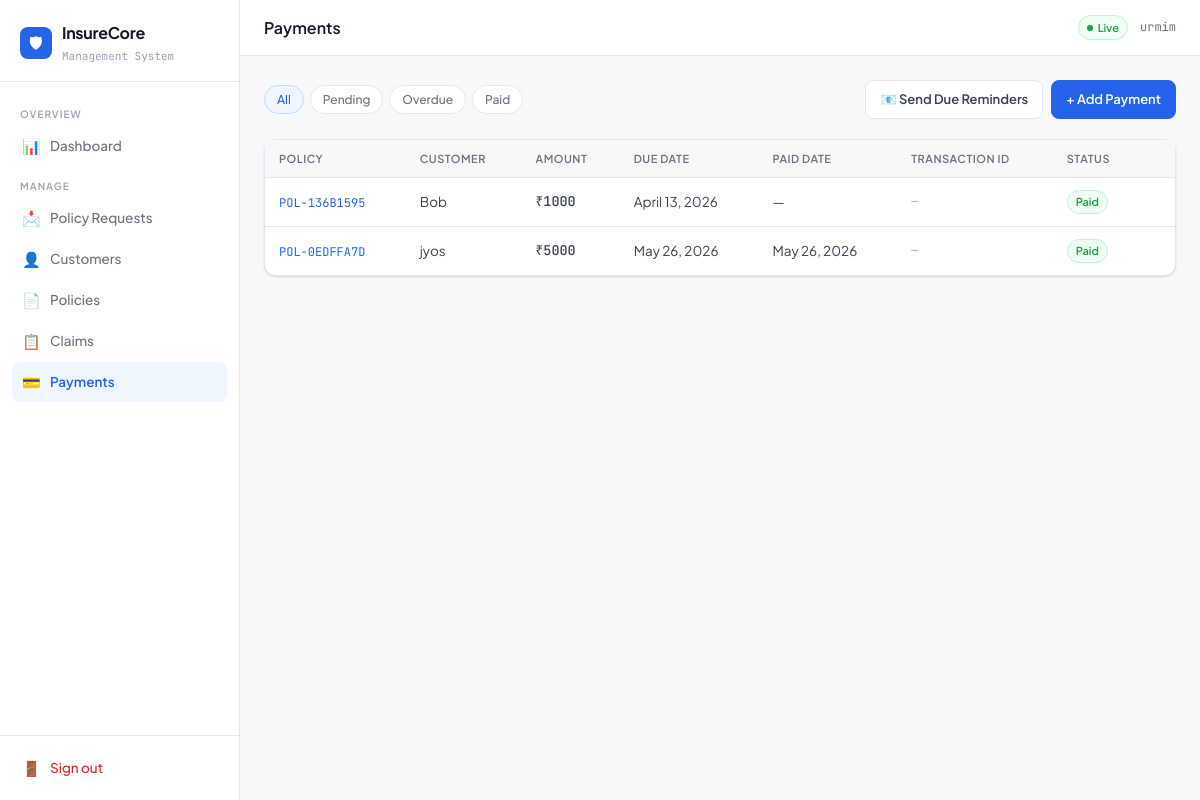
/payments/ (signed in), run on the app's committed database.
### insurance/models.py (models this page shows, shortened)
class Payment(models.Model):
    STATUS_CHOICES = [
        ('pending', 'Pending'),
        ('paid', 'Paid'),
        ('overdue', 'Overdue'),
        ('waived', 'Waived'),
    ]
    policy = models.ForeignKey(Policy, on_delete=models.CASCADE, related_name='payments')
    amount = models.DecimalField(max_digits=10, decimal_places=2)
    due_date = models.DateField()
    paid_date = models.DateField(null=True, blank=True)
    status = models.CharField(max_length=20, choices=STATUS_CHOICES, default='pending')
    transaction_id = models.CharField(max_length=100, blank=True)
    created_at = models.DateTimeField(auto_now_add=True)
    class Meta:
        ordering = ['due_date']

class Policy(models.Model):
    POLICY_TYPES = [
        ('life', 'Life Insurance'),
        ('health', 'Health Insurance'),
        ('vehicle', 'Vehicle Insurance'),
        ('home', 'Home Insurance'),
        ('travel', 'Travel Insurance'),
    ]
    STATUS_CHOICES = [
        ('active', 'Active'),
        ('expired', 'Expired'),
        ('cancelled', 'Cancelled'),
        ('pending', 'Pending'),
    ]
    customer = models.ForeignKey(Customer, on_delete=models.CASCADE, related_name='policies')
    policy_number = models.CharField(max_length=50, unique=True)
    policy_type = models.CharField(max_length=20, choices=POLICY_TYPES)
    cover_amount = models.DecimalField(max_digits=12, decimal_places=2)
    premium_amount = models.DecimalField(max_digits=10, decimal_places=2)
    start_date = models.DateField()
    end_date = models.DateField()
    status = models.CharField(max_length=20, choices=STATUS_CHOICES, default='active')
    description = models.TextField(blank=True)
    created_at = models.DateTimeField(auto_now_add=True)
    class Meta:
        ordering = ['-created_at']
        verbose_name_plural = 'Policies'

class Customer(models.Model):
    GENDER_CHOICES = [('M', 'Male'), ('F', 'Female'), ('O', 'Other')]
    user = models.OneToOneField(User, on_delete=models.CASCADE, null=True, blank=True)
    name = models.CharField(max_length=150)
    email = models.EmailField(unique=True)
    phone = models.CharField(max_length=20)
    date_of_birth = models.DateField(null=True, blank=True)
    gender = models.CharField(max_length=1, choices=GENDER_CHOICES, default='M')
    address = models.TextField(blank=True)
    created_at = models.DateTimeField(auto_now_add=True)
    class Meta:
        ordering = ['-created_at']

### insurance/views.py (the view)
# urls.py: path('payments/', views.payment_list, name='payments'),
@admin_required
def payment_list(request):
    today = date.today()
    status = request.GET.get('status', '')
    payments = Payment.objects.select_related('policy__customer').all()
    if status:
        payments = payments.filter(status=status)
    return render(request, 'insurance/payments.html', {
        'payments': payments, 'status': status, 'today': today
    })

### insurance/views.py (called while the page is built)
def admin_required(view_func):
    from functools import wraps
    @wraps(view_func)
    def wrapper(request, *args, **kwargs):
        if not request.user.is_authenticated:
            return redirect('login')
        if not request.user.is_staff:
            return redirect('customer_portal_dashboard')
        return view_func(request, *args, **kwargs)
    return wrapper

### insurance/templates/insurance/payments.html (shortened to what this page needs)
{% extends "insurance/base.html" %}
{% block page_title %}Payments{% endblock %}
{% block content %}
<div class="page-actions">
  <div class="page-actions-left">
    <div class="filter-pills">
      <a href="{% url 'payments' %}" class="pill {% if not status %}active{% endif %}">All</a>
      <a href="{% url 'payments' %}?status=pending" class="pill {% if status == 'pending' %}active{% endif %}">Pending</a>
      <a href="{% url 'payments' %}?status=overdue" class="pill {% if status == 'overdue' %}active{% endif %}">Overdue</a>
      <a href="{% url 'payments' %}?status=paid" class="pill {% if status == 'paid' %}active{% endif %}">Paid</a>
    </div>
  </div>
  <div style="display:flex;gap:8px">
    <a href="{% url 'send_due_reminders' %}" class="btn btn-secondary"
       onclick="return confirm('Send email reminders to all customers with payments due in 7 days?')">
      📧 Send Due Reminders
    </a>
    <a href="{% url 'payment_add' %}" class="btn btn-primary">+ Add Payment</a>
  </div>
</div>
<div class="card">
  <div class="table-wrap">
    <table class="data">
      <thead>
        <tr><th>Policy</th><th>Customer</th><th>Amount</th><th>Due Date</th><th>Paid Date</th><th>Transaction ID</th><th>Status</th><th></th></tr>
      </thead>
      <tbody>
        {% for p in payments %}
        <tr>
          <td><a href="{% url 'policy_detail' p.policy.pk %}" class="mono" style="color:var(--blue);text-decoration:none">{{ p.policy.policy_number }}</a></td>
          <td>{{ p.policy.customer.name }}</td>
          <td class="amount">₹{{ p.amount|floatformat:0 }}</td>
          <td style="{% if p.status == 'pending' and p.due_date <= today %}color:var(--red);font-weight:600{% endif %}">{{ p.due_date }}</td>
          <td>{{ p.paid_date|default:"—" }}</td>
          <td class="mono" style="font-size:11px;color:var(--text-4)">{{ p.transaction_id|default:"—" }}</td>
          <td><span class="badge badge-{{ p.status }}">{{ p.get_status_display }}</span></td>
          <td>
          </td>
        </tr>
        {% endfor %}
      </tbody>
    </table>
  </div>
</div>
{% endblock %}

### insurance/templates/insurance/base.html (shortened to what this page needs)
{% load static %}
<!DOCTYPE html>
<html lang="en">
<head>
</head>
<body>
<div class="layout">
{% if user.is_authenticated %}
<aside class="sidebar">
  <div class="sidebar-brand">
    <div class="brand-row">
      <div class="brand-icon">🛡</div>
      <div>
        <div class="brand-name">InsureCore</div>
        <div class="brand-sub">Management System</div>
      </div>
    </div>
  </div>
  <nav class="sidebar-nav">
    <div class="nav-section">Overview</div>
    <a href="{% url 'dashboard' %}" class="nav-link {% if request.resolver_match.url_name == 'dashboard' %}active{% endif %}">
      <span class="nav-icon">📊</span> Dashboard
    </a>
    <div class="nav-section">Manage</div>
    <a href="{% url 'policy_request_list' %}" class="nav-link {% if 'policy_request' in request.resolver_match.url_name %}active{% endif %}">
  <span class="nav-icon">📩</span> Policy Requests
</a>
    <a href="{% url 'customers' %}" class="nav-link {% if 'customer' in request.resolver_match.url_name %}active{% endif %}">
      <span class="nav-icon">👤</span> Customers
    </a>
    <a href="{% url 'policies' %}" class="nav-link {% if 'polic' in request.resolver_match.url_name %}active{% endif %}">
      <span class="nav-icon">📄</span> Policies
    </a>
    <a href="{% url 'claims' %}" class="nav-link {% if 'claim' in request.resolver_match.url_name %}active{% endif %}">
      <span class="nav-icon">📋</span> Claims
    </a>
    <a href="{% url 'payments' %}" class="nav-link {% if 'payment' in request.resolver_match.url_name %}active{% endif %}">
      <span class="nav-icon">💳</span> Payments
    </a>
  </nav>
  <div class="sidebar-footer">
    <a href="{% url 'logout' %}" class="logout-link">
      <span class="nav-icon">🚪</span> Sign out
    </a>
  </div>
</aside>
{% endif %}
<main class="main" {% if not user.is_authenticated %}style="margin-left:0"{% endif %}>
  {% if user.is_authenticated %}
  <div class="topbar">
    <span class="page-heading">{% block page_title %}Dashboard{% endblock %}</span>
    <div class="topbar-right">
      <span class="badge-live">Live</span>
      <span class="topbar-user">{{ user.username }}</span>
    </div>
  </div>
  {% endif %}
  <div class="content">
    {% block content %}{% endblock %}
  </div>
</main>
</div>
</body>
</html>

### data on the page
Payment: policy.policy_number "POL-136B1595", policy.customer.name "Bob", amount "1000", due_date "April 13, 2026", paid_date "—", transaction_id "—", status "Paid"
Payment: policy.policy_number "POL-0EDFFA7D", policy.customer.name "jyos", amount "5000", due_date "May 26, 2026", paid_date "May 26, 2026", transaction_id "—", status "Paid"

### other printed values
{{ user.username }} "urmim"
